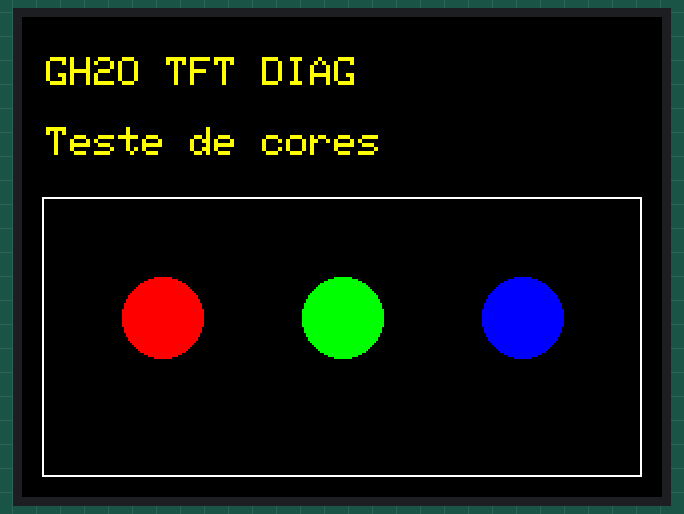
This sketch was run on a simulated ESP32. Shown: 320×240 colour display. What the sketch prints to the serial monitor is not drawn.

Above: at 0.5 s.
At 1.8 s:
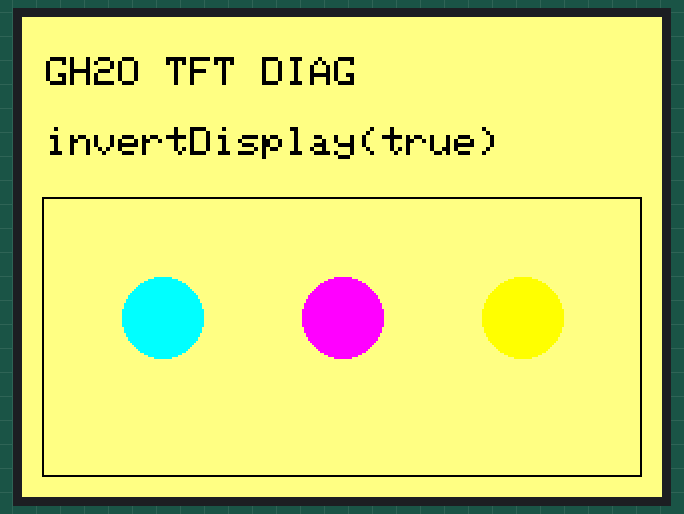
At 3.1 s:
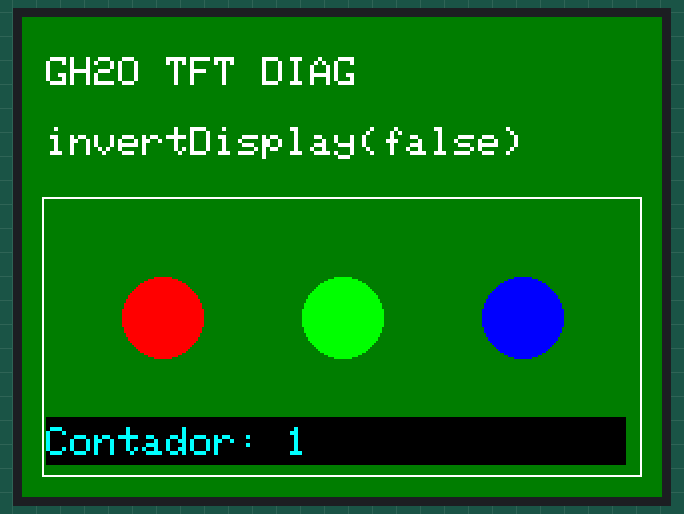
At 22.1 s:
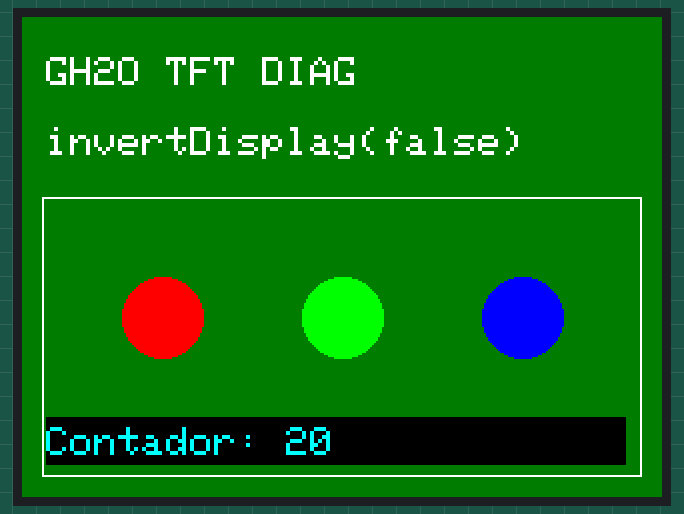
At 29.1 s:
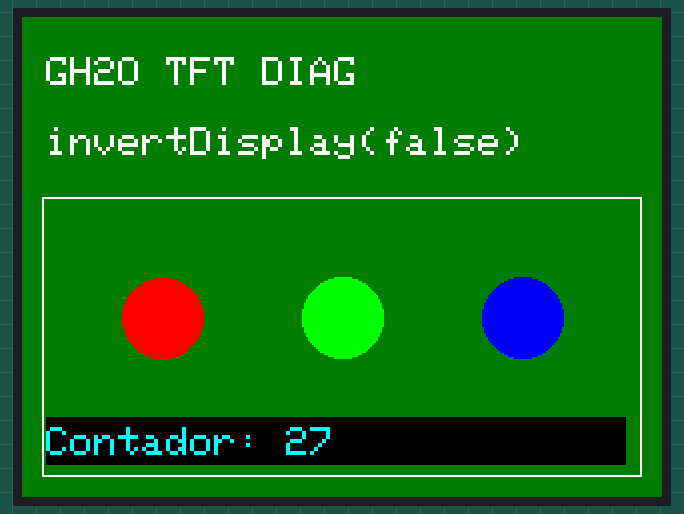
At 38.1 s:
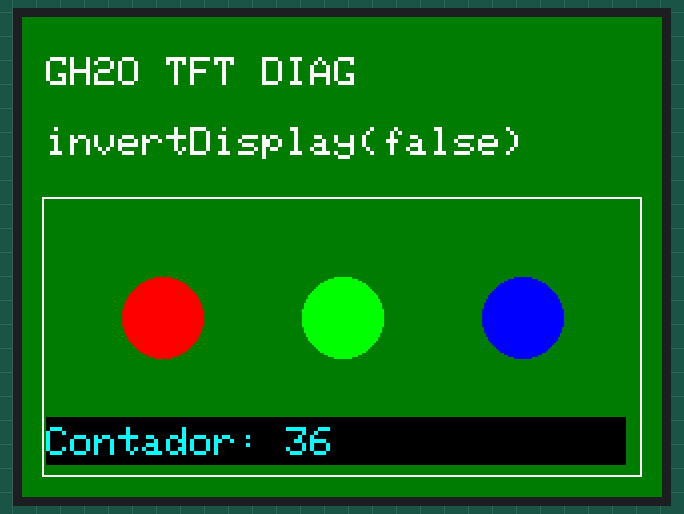

Measured:
- what the display in image 0 shows lasts 1.3 s, from 0.5 s to 1.8 s

The sketch:

tft_diag_ili9341.ino
```cpp
/*
  Diagnostico TFT ILI9341 com pinos explicitos (ESP32)
  Ligacao esperada:
  CS=5, DC=2, RST=4, MOSI=23, SCK=18, MISO=19 (opcional), LED=3V3
*/

#include <SPI.h>
#include <Adafruit_GFX.h>
#include <Adafruit_ILI9341.h>

static const int PIN_TFT_CS   = 5;
static const int PIN_TFT_DC   = 2;
static const int PIN_TFT_RST  = 4;
static const int PIN_TFT_MOSI = 23;
static const int PIN_TFT_SCLK = 18;
static const int PIN_TFT_MISO = 19;

Adafruit_ILI9341 tft(PIN_TFT_CS, PIN_TFT_DC, PIN_TFT_RST);

void drawScreen(const char* msg, uint16_t bg, uint16_t fg) {
  tft.fillScreen(bg);
  tft.setTextColor(fg);
  tft.setTextSize(2);
  tft.setCursor(12, 20);
  tft.println("GH2O TFT DIAG");
  tft.setCursor(12, 55);
  tft.println(msg);

  tft.drawRect(10, 90, 300, 140, ILI9341_WHITE);
  tft.fillCircle(70, 150, 20, ILI9341_RED);
  tft.fillCircle(160, 150, 20, ILI9341_GREEN);
  tft.fillCircle(250, 150, 20, ILI9341_BLUE);
}

void setup() {
  Serial.begin(115200);
  delay(200);
  Serial.println("Iniciando diagnostico ILI9341...");

  SPI.begin(PIN_TFT_SCLK, PIN_TFT_MISO, PIN_TFT_MOSI, PIN_TFT_CS);
  delay(50);

  tft.begin();
  tft.setRotation(1);

  drawScreen("Teste de cores", ILI9341_BLACK, ILI9341_YELLOW);
  delay(1200);

  tft.invertDisplay(true);
  drawScreen("invertDisplay(true)", ILI9341_NAVY, ILI9341_WHITE);
  delay(1200);

  tft.invertDisplay(false);
  drawScreen("invertDisplay(false)", ILI9341_DARKGREEN, ILI9341_WHITE);
}

void loop() {
  static uint32_t last = 0;
  static uint32_t counter = 0;

  if (millis() - last >= 1000) {
    last = millis();
    counter++;

    tft.fillRect(12, 200, 290, 24, ILI9341_BLACK);
    tft.setTextColor(ILI9341_CYAN);
    tft.setTextSize(2);
    tft.setCursor(12, 205);
    tft.print("Contador: ");
    tft.print(counter);

    Serial.print("tick ");
    Serial.println(counter);
  }
}
```
